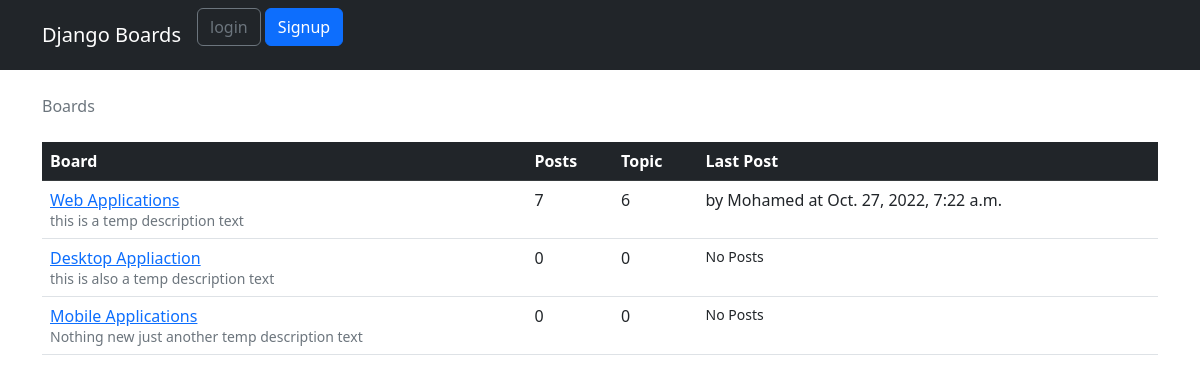
The page / on the database its author committed.
### boards/models.py (models this page shows, shortened)
class Board(models.Model):
    name = models.CharField(max_length=50, unique=True)
    description = models.CharField(max_length=150)
    def get_posts_count(self):
        return Post.objects.filter(topic__board=self).count()
    def get_last_post(self):
        return Post.objects.filter(topic__board=self).order_by('-created_by').first()

class Post(models.Model):
    message = models.TextField(max_length=4000)
    topic = models.ForeignKey(
        Topic, related_name='posts', on_delete=models.CASCADE)
    created_by = models.ForeignKey(
        User, related_name='posts', on_delete=models.CASCADE)
    created_dt = models.DateTimeField(auto_now_add=True)
    updated_by = models.ForeignKey(
        User, null=True, related_name='+', on_delete=models.CASCADE)
    updated_dt = models.DateTimeField(null=True)

### boards/views.py (the view)
class BoardListView(ListView):
    model = Board
    context_object_name = 'boards'
    template_name = 'home.html'

### templates/home.html (shortened to what this page needs)
{% extends 'base.html'%}
{%block breadcrumb%}
<li class='breadcrumb-item active'>Boards</li>
{%endblock%}
{%block content%}
<table class="table">
    <thead class="table-dark">
        <tr>
            <th>Board</th>
            <th>Posts</th>
            <th>Topic</th>
            <th>Last Post</th>
        </tr>
    </thead>
    <tbody>
        {% for board in boards%}
        <tr>
            <td> <a href="{% url 'boards_topics' board.pk%}">{{board.name}}</a>
                <small class="text-muted d-block">{{board.description}}</small>
            </td>
            <td>{{board.get_posts_count}}</td>
            <td>{{board.topics.count}}</td>
            <td>
                {% with post=board.get_last_post %}
                {%if post%}
                by {{post.created_by.username}} at {{post.created_dt}}
                {%else%}
                <small>No Posts</small>
                {%endif%}
                {%endwith%}
            </td>
        </tr>
        {%endfor%}
    </tbody>
</table>
{%endblock%}

### rows shown on the page
Board: name "Web Applications", description "this is a temp description text", get_posts_count "7", topics.count "6", get_last_post.created_by.username "Mohamed", get_last_post.created_dt "Oct. 27, 2022, 7:22 a.m."
Board: name "Desktop Appliaction", description "this is also a temp description text", get_posts_count "0", topics.count "0", shows "No Posts"
Board: name "Mobile Applications", description "Nothing new just another temp description text", get_posts_count "0", topics.count "0", shows "No Posts"
